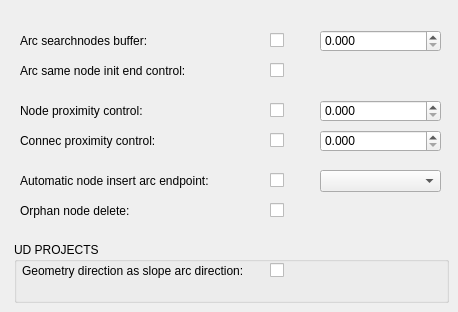
   <widget class="QWidget" name="tab">
    <attribute name="title">
     <string>Topology</string>
    </attribute>
    <widget class="QComboBox" name="nodeinsert_catalog_vdefault">
     <property name="geometry">
      <rect>
       <x>320</x>
       <y>170</y>
       <width>121</width>
       <height>22</height>
      </rect>
     </property>
    </widget>
    <widget class="QCheckBox" name="nodeinsert_arcendpoint">
     <property name="geometry">
      <rect>
       <x>270</x>
       <y>170</y>
       <width>20</width>
       <height>21</height>
      </rect>
     </property>
     <property name="text">
      <string/>
     </property>
    </widget>
    <widget class="QCheckBox" name="samenode_init_end_control">
     <property name="geometry">
      <rect>
       <x>270</x>
       <y>60</y>
       <width>20</width>
       <height>21</height>
      </rect>
     </property>
     <property name="text">
      <string/>
     </property>
    </widget>
    <widget class="QCheckBox" name="arc_searchnodes_control">
     <property name="geometry">
      <rect>
       <x>270</x>
       <y>30</y>
       <width>20</width>
       <height>21</height>
      </rect>
     </property>
     <property name="text">
      <string/>
     </property>
    </widget>
    <widget class="QLabel" name="label_orphannode_delete">
     <property name="geometry">
      <rect>
       <x>20</x>
       <y>200</y>
       <width>231</width>
       <height>22</height>
      </rect>
     </property>
     <property name="font">
      <font>
       <pointsize>9</pointsize>
      </font>
     </property>
     <property name="frameShape">
      <enum>QFrame::NoFrame</enum>
     </property>
     <property name="frameShadow">
      <enum>QFrame::Plain</enum>
     </property>
     <property name="text">
      <string>Orphan node delete:</string>
     </property>
     <property name="textFormat">
      <enum>Qt::AutoText</enum>
     </property>
     <property name="scaledContents">
      <bool>false</bool>
     </property>
     <property name="alignment">
      <set>Qt::AlignLeading|Qt::AlignLeft|Qt::AlignVCenter</set>
     </property>
     <property name="margin">
      <number>3</number>
     </property>
    </widget>
    <widget class="QDoubleSpinBox" name="arc_searchnodes">
     <property name="geometry">
      <rect>
       <x>320</x>
       <y>30</y>
       <width>121</width>
       <height>22</height>
      </rect>
     </property>
     <property name="decimals">
      <number>3</number>
     </property>
     <property name="singleStep">
      <double>0.010000000000000</double>
     </property>
    </widget>
    <widget class="QDoubleSpinBox" name="connec_proximity">
     <property name="geometry">
      <rect>
       <x>320</x>
       <y>130</y>
       <width>121</width>
       <height>22</height>
      </rect>
     </property>
     <property name="decimals">
      <number>3</number>
     </property>
     <property name="singleStep">
      <double>0.010000000000000</double>
     </property>
    </widget>
    <widget class="QLabel" name="label_nodeinsert_arcendpoint">
     <property name="geometry">
      <rect>
       <x>20</x>
       <y>170</y>
       <width>231</width>
       <height>22</height>
      </rect>
     </property>
     <property name="font">
      <font>
       <pointsize>9</pointsize>
      </font>
     </property>
     <property name="frameShape">
      <enum>QFrame::NoFrame</enum>
     </property>
     <property name="frameShadow">
      <enum>QFrame::Plain</enum>
     </property>
     <property name="text">
      <string>Automatic node insert arc endpoint:</string>
     </property>
     <property name="textFormat">
      <enum>Qt::AutoText</enum>
     </property>
     <property name="scaledContents">
      <bool>false</bool>
     </property>
     <property name="alignment">
      <set>Qt::AlignLeading|Qt::AlignLeft|Qt::AlignVCenter</set>
     </property>
     <property name="margin">
      <number>3</number>
     </property>
    </widget>
    <widget class="QCheckBox" name="connec_proximity_control">
     <property name="geometry">
      <rect>
       <x>270</x>
       <y>130</y>
       <width>20</width>
       <height>21</height>
      </rect>
     </property>
     <property name="text">
      <string/>
     </property>
    </widget>
    <widget class="QLabel" name="label_samenode_init_end_control">
     <property name="geometry">
      <rect>
       <x>20</x>
       <y>60</y>
       <width>231</width>
       <height>22</height>
      </rect>
     </property>
     <property name="font">
      <font>
       <pointsize>9</pointsize>
      </font>
     </property>
     <property name="frameShape">
      <enum>QFrame::NoFrame</enum>
     </property>
     <property name="frameShadow">
      <enum>QFrame::Plain</enum>
     </property>
     <property name="text">
      <string>Arc same node init end control:</string>
     </property>
     <property name="textFormat">
      <enum>Qt::AutoText</enum>
     </property>
     <property name="scaledContents">
      <bool>false</bool>
     </property>
     <property name="alignment">
      <set>Qt::AlignLeading|Qt::AlignLeft|Qt::AlignVCenter</set>
     </property>
     <property name="margin">
      <number>3</number>
     </property>
    </widget>
    <widget class="QDoubleSpinBox" name="node_proximity">
     <property name="geometry">
      <rect>
       <x>320</x>
       <y>100</y>
       <width>121</width>
       <height>22</height>
      </rect>
     </property>
     <property name="decimals">
      <number>3</number>
     </property>
     <property name="singleStep">
      <double>0.010000000000000</double>
     </property>
    </widget>
    <widget class="QCheckBox" name="orphannode_delete">
     <property name="geometry">
      <rect>
       <x>270</x>
       <y>200</y>
       <width>20</width>
       <height>21</height>
      </rect>
     </property>
     <property name="text">
      <string/>
     </property>
    </widget>
    <widget class="QLabel" name="label_arc_searchnodes_buffer">
     <property name="geometry">
      <rect>
       <x>20</x>
       <y>30</y>
       <width>231</width>
       <height>22</height>
      </rect>
     </property>
     <property name="font">
      <font>
       <pointsize>9</pointsize>
      </font>
     </property>
     <property name="frameShape">
      <enum>QFrame::NoFrame</enum>
     </property>
     <property name="frameShadow">
      <enum>QFrame::Plain</enum>
     </property>
     <property name="text">
      <string>Arc searchnodes buffer:</string>
     </property>
     <property name="textFormat">
      <enum>Qt::AutoText</enum>
     </property>
     <property name="scaledContents">
      <bool>false</bool>
     </property>
     <property name="alignment">
      <set>Qt::AlignLeading|Qt::AlignLeft|Qt::AlignVCenter</set>
     </property>
     <property name="margin">
      <number>3</number>
     </property>
    </widget>
    <widget class="QLabel" name="label_node_proximity_control">
     <property name="geometry">
      <rect>
       <x>20</x>
       <y>100</y>
       <width>231</width>
       <height>22</height>
      </rect>
     </property>
     <property name="font">
      <font>
       <pointsize>9</pointsize>
      </font>
     </property>
     <property name="frameShape">
      <enum>QFrame::NoFrame</enum>
     </property>
     <property name="frameShadow">
      <enum>QFrame::Plain</enum>
     </property>
     <property name="text">
      <string>Node proximity control:</string>
     </property>
     <property name="textFormat">
      <enum>Qt::AutoText</enum>
     </property>
     <property name="scaledContents">
      <bool>false</bool>
     </property>
     <property name="alignment">
      <set>Qt::AlignLeading|Qt::AlignLeft|Qt::AlignVCenter</set>
     </property>
     <property name="margin">
      <number>3</number>
     </property>
    </widget>
    <widget class="QLabel" name="label_connec_proximity_control">
     <property name="geometry">
      <rect>
       <x>20</x>
       <y>130</y>
       <width>231</width>
       <height>22</height>
      </rect>
     </property>
     <property name="font">
      <font>
       <pointsize>9</pointsize>
      </font>
     </property>
     <property name="frameShape">
      <enum>QFrame::NoFrame</enum>
     </property>
     <property name="frameShadow">
      <enum>QFrame::Plain</enum>
     </property>
     <property name="text">
      <string>Connec proximity control:</string>
     </property>
     <property name="textFormat">
      <enum>Qt::AutoText</enum>
     </property>
     <property name="scaledContents">
      <bool>false</bool>
     </property>
     <property name="alignment">
      <set>Qt::AlignLeading|Qt::AlignLeft|Qt::AlignVCenter</set>
     </property>
     <property name="margin">
      <number>3</number>
     </property>
    </widget>
    <widget class="QCheckBox" name="node_proximity_control">
     <property name="geometry">
      <rect>
       <x>270</x>
       <y>100</y>
       <width>20</width>
       <height>21</height>
      </rect>
     </property>
     <property name="text">
      <string/>
     </property>
    </widget>
    <widget class="QGroupBox" name="groupBox">
     <property name="geometry">
      <rect>
       <x>14</x>
       <y>242</y>
       <width>435</width>
       <height>61</height>
      </rect>
     </property>
     <property name="title">
      <string>UD PROJECTS</string>
     </property>
     <widget class="QCheckBox" name="slope_arc_direction">
      <property name="geometry">
       <rect>
        <x>256</x>
        <y>18</y>
        <width>20</width>
        <height>21</height>
       </rect>
      </property>
      <property name="text">
       <string/>
      </property>
     </widget>
     <widget class="QLabel" name="label_copy_attribute_adherence">
      <property name="geometry">
       <rect>
        <x>8</x>
        <y>18</y>
        <width>231</width>
        <height>22</height>
       </rect>
      </property>
      <property name="font">
       <font>
        <pointsize>9</pointsize>
       </font>
      </property>
      <property name="frameShape">
       <enum>QFrame::NoFrame</enum>
      </property>
      <property name="frameShadow">
       <enum>QFrame::Plain</enum>
      </property>
      <property name="text">
       <string>Geometry direction as slope arc direction:</string>
      </property>
      <property name="textFormat">
       <enum>Qt::AutoText</enum>
      </property>
      <property name="scaledContents">
       <bool>false</bool>
      </property>
      <property name="alignment">
       <set>Qt::AlignLeading|Qt::AlignLeft|Qt::AlignVCenter</set>
      </property>
      <property name="margin">
       <number>3</number>
      </property>
     </widget>
    </widget>
   </widget>
